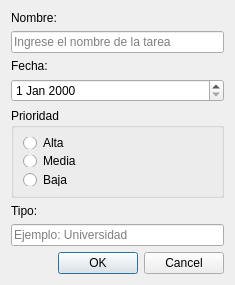
<?xml version="1.0" encoding="UTF-8"?>
<ui version="4.0">
 <class>Tareas</class>
 <widget class="QDialog" name="Tareas">
  <property name="geometry">
   <rect>
    <x>0</x>
    <y>0</y>
    <width>235</width>
    <height>285</height>
   </rect>
  </property>
  <property name="minimumSize">
   <size>
    <width>235</width>
    <height>284</height>
   </size>
  </property>
  <property name="maximumSize">
   <size>
    <width>500</width>
    <height>285</height>
   </size>
  </property>
  <property name="windowTitle">
   <string>Agregar Tareas</string>
  </property>
  <property name="windowIcon">
   <iconset resource="Resources.qrc">
    <normaloff>:/Resources/bloc.png</normaloff>:/Resources/bloc.png</iconset>
  </property>
  <layout class="QVBoxLayout" name="verticalLayout">
   <item>
    <widget class="QLabel" name="label">
     <property name="text">
      <string>Nombre:</string>
     </property>
    </widget>
   </item>
   <item>
    <widget class="QLineEdit" name="inNombre">
     <property name="text">
      <string/>
     </property>
     <property name="maxLength">
      <number>80</number>
     </property>
     <property name="placeholderText">
      <string>Ingrese el nombre de la tarea</string>
     </property>
     <property name="clearButtonEnabled">
      <bool>true</bool>
     </property>
    </widget>
   </item>
   <item>
    <widget class="QLabel" name="label_2">
     <property name="text">
      <string>Fecha:</string>
     </property>
    </widget>
   </item>
   <item>
    <widget class="QDateEdit" name="inFecha"/>
   </item>
   <item>
    <widget class="QGroupBox" name="groupBox">
     <property name="title">
      <string>Prioridad</string>
     </property>
     <layout class="QFormLayout" name="formLayout">
      <item row="0" column="0">
       <widget class="QRadioButton" name="inAlta">
        <property name="text">
         <string>Alta</string>
        </property>
       </widget>
      </item>
      <item row="1" column="0">
       <widget class="QRadioButton" name="inMedia">
        <property name="text">
         <string>Media</string>
        </property>
       </widget>
      </item>
      <item row="2" column="0">
       <widget class="QRadioButton" name="inBaja">
        <property name="text">
         <string>Baja</string>
        </property>
       </widget>
      </item>
     </layout>
    </widget>
   </item>
   <item>
    <widget class="QLabel" name="label_4">
     <property name="text">
      <string>Tipo:</string>
     </property>
    </widget>
   </item>
   <item>
    <widget class="QLineEdit" name="inTipo">
     <property name="placeholderText">
      <string>Ejemplo: Universidad</string>
     </property>
     <property name="clearButtonEnabled">
      <bool>true</bool>
     </property>
    </widget>
   </item>
   <item>
    <widget class="QDialogButtonBox" name="buttonBox">
     <property name="standardButtons">
      <set>QDialogButtonBox::Cancel|QDialogButtonBox::Ok</set>
     </property>
    </widget>
   </item>
   <item>
    <spacer name="verticalSpacer">
     <property name="orientation">
      <enum>Qt::Vertical</enum>
     </property>
     <property name="sizeHint" stdset="0">
      <size>
       <width>20</width>
       <height>40</height>
      </size>
     </property>
    </spacer>
   </item>
  </layout>
 </widget>
 <resources>
  <include location="Resources.qrc"/>
 </resources>
 <connections/>
</ui>
